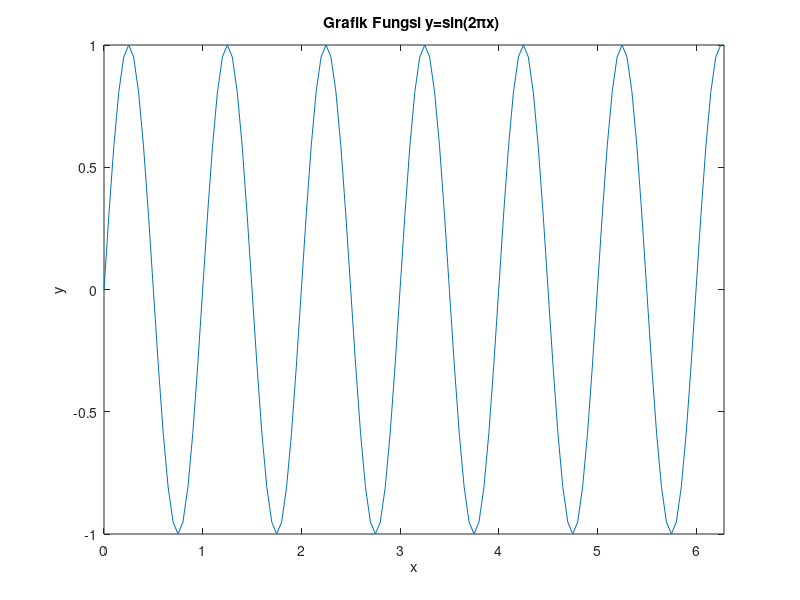

MATLAB code to generate this figure:
clear all;
clc;
x = 0: 0.05 : 2 *pi ;
y = sin (2*pi*x);
plot (x,y)
title('Grafik Fungsi y=sin(2\pix) ');
xlim ([0 2*pi]);
xlabel('x');
ylabel('y');